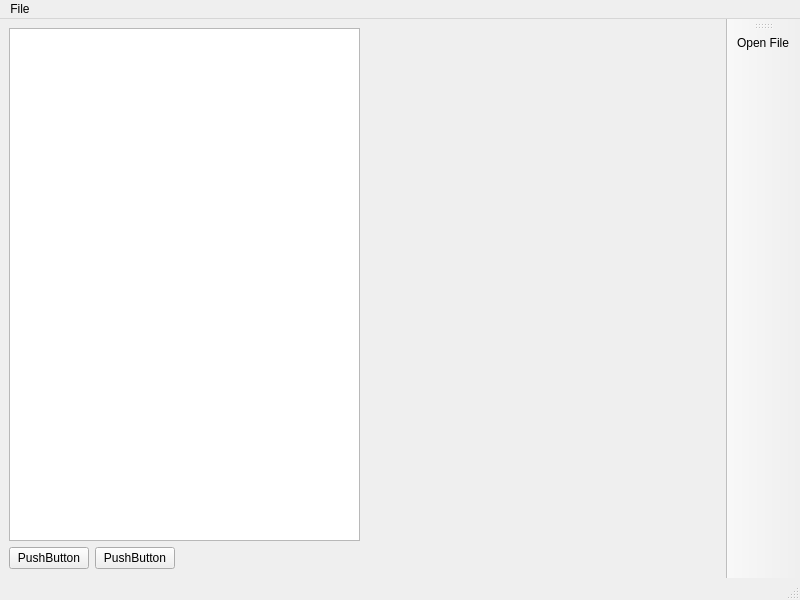
<?xml version="1.0" encoding="UTF-8"?>
<ui version="4.0">
 <class>MainWindow</class>
 <widget class="QMainWindow" name="MainWindow">
  <property name="geometry">
   <rect>
    <x>0</x>
    <y>0</y>
    <width>800</width>
    <height>600</height>
   </rect>
  </property>
  <property name="windowTitle">
   <string>MainWindow</string>
  </property>
  <widget class="QWidget" name="centralwidget">
   <layout class="QVBoxLayout" name="verticalLayout">
    <item>
     <layout class="QHBoxLayout" name="horizontalLayout">
      <item>
       <widget class="QTreeView" name="treeView">
        <property name="contextMenuPolicy">
         <enum>Qt::ContextMenuPolicy::ActionsContextMenu</enum>
        </property>
       </widget>
      </item>
      <item>
       <widget class="QWidget" name="widget" native="true">
        <property name="sizePolicy">
         <sizepolicy hsizetype="Expanding" vsizetype="Expanding">
          <horstretch>0</horstretch>
          <verstretch>0</verstretch>
         </sizepolicy>
        </property>
       </widget>
      </item>
     </layout>
    </item>
    <item>
     <layout class="QHBoxLayout" name="horizontalLayout_2">
      <item>
       <widget class="QPushButton" name="pushButton">
        <property name="text">
         <string>PushButton</string>
        </property>
       </widget>
      </item>
      <item>
       <widget class="QPushButton" name="pushButton_2">
        <property name="text">
         <string>PushButton</string>
        </property>
       </widget>
      </item>
      <item>
       <spacer name="horizontalSpacer">
        <property name="orientation">
         <enum>Qt::Orientation::Horizontal</enum>
        </property>
        <property name="sizeHint" stdset="0">
         <size>
          <width>40</width>
          <height>20</height>
         </size>
        </property>
       </spacer>
      </item>
     </layout>
    </item>
   </layout>
  </widget>
  <widget class="QMenuBar" name="menubar">
   <property name="geometry">
    <rect>
     <x>0</x>
     <y>0</y>
     <width>800</width>
     <height>17</height>
    </rect>
   </property>
   <widget class="QMenu" name="menuFile">
    <property name="title">
     <string>File</string>
    </property>
    <addaction name="actionOpen_File"/>
   </widget>
   <addaction name="menuFile"/>
  </widget>
  <widget class="QStatusBar" name="statusbar"/>
  <widget class="QToolBar" name="toolBar">
   <property name="windowTitle">
    <string>toolBar</string>
   </property>
   <attribute name="toolBarArea">
    <enum>RightToolBarArea</enum>
   </attribute>
   <attribute name="toolBarBreak">
    <bool>false</bool>
   </attribute>
   <addaction name="actionOpen_File"/>
  </widget>
  <action name="actionOpen_File">
   <property name="icon">
    <iconset resource="icons.qrc">
     <normaloff>:/Icons/fileopen.png</normaloff>:/Icons/fileopen.png</iconset>
   </property>
   <property name="text">
    <string>Open File</string>
   </property>
   <property name="menuRole">
    <enum>QAction::MenuRole::NoRole</enum>
   </property>
  </action>
  <action name="actionItem_Options">
   <property name="icon">
    <iconset resource="icons.qrc">
     <normaloff>:/Icons/help.png</normaloff>:/Icons/help.png</iconset>
   </property>
   <property name="text">
    <string>Item Options</string>
   </property>
   <property name="menuRole">
    <enum>QAction::MenuRole::NoRole</enum>
   </property>
  </action>
 </widget>
 <resources>
  <include location="icons.qrc"/>
 </resources>
 <connections/>
</ui>
